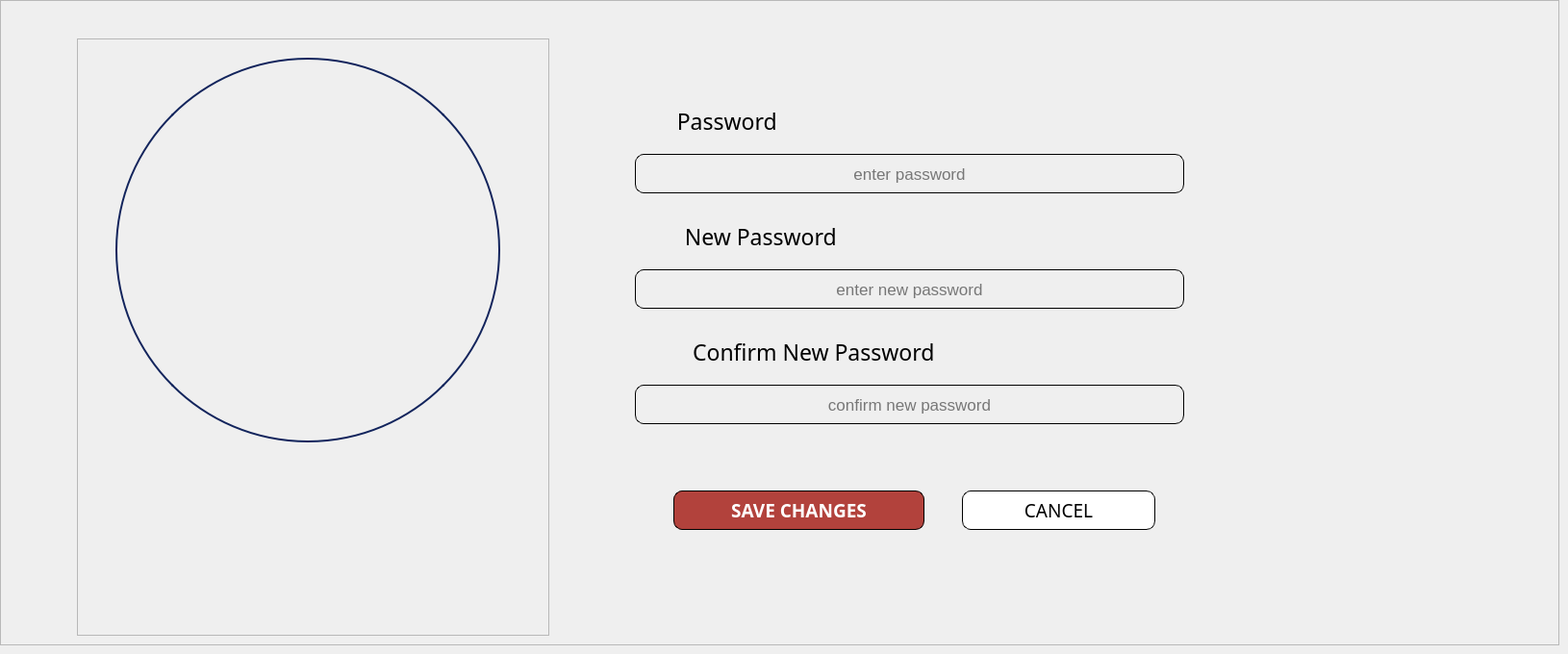
        <widget class="QWidget" name="Change_Password_cashier">
         <widget class="QFrame" name="frame_36">
          <property name="geometry">
           <rect>
            <x>0</x>
            <y>0</y>
            <width>1621</width>
            <height>671</height>
           </rect>
          </property>
          <property name="frameShape">
           <enum>QFrame::StyledPanel</enum>
          </property>
          <property name="frameShadow">
           <enum>QFrame::Raised</enum>
          </property>
          <widget class="QFrame" name="frame_37">
           <property name="geometry">
            <rect>
             <x>80</x>
             <y>40</y>
             <width>491</width>
             <height>621</height>
            </rect>
           </property>
           <property name="frameShape">
            <enum>QFrame::StyledPanel</enum>
           </property>
           <property name="frameShadow">
            <enum>QFrame::Raised</enum>
           </property>
           <widget class="QLabel" name="label_editUSER_profile_pic_4">
            <property name="geometry">
             <rect>
              <x>40</x>
              <y>20</y>
              <width>400</width>
              <height>400</height>
             </rect>
            </property>
            <property name="styleSheet">
             <string notr="true">border-radius: 200px;   /* half of 400 */
border: 2px solid #12245c;  /* optional: blue border */
</string>
            </property>
            <property name="text">
             <string/>
            </property>
            <property name="pixmap">
             <pixmap>:/JJimages/userProfilepicture.png</pixmap>
            </property>
            <property name="scaledContents">
             <bool>true</bool>
            </property>
           </widget>
          </widget>
          <widget class="QFrame" name="frame_38">
           <property name="geometry">
            <rect>
             <x>610</x>
             <y>40</y>
             <width>961</width>
             <height>421</height>
            </rect>
           </property>
           <property name="font">
            <font>
             <pointsize>7</pointsize>
            </font>
           </property>
           <property name="styleSheet">
            <string notr="true">background: transparent;</string>
           </property>
           <property name="frameShape">
            <enum>QFrame::StyledPanel</enum>
           </property>
           <property name="frameShadow">
            <enum>QFrame::Raised</enum>
           </property>
           <widget class="QLabel" name="label_86">
            <property name="geometry">
             <rect>
              <x>50</x>
              <y>70</y>
              <width>311</width>
              <height>31</height>
             </rect>
            </property>
            <property name="font">
             <font>
              <family>Poppins Medium</family>
              <pointsize>17</pointsize>
             </font>
            </property>
            <property name="text">
             <string>Password                    </string>
            </property>
            <property name="alignment">
             <set>Qt::AlignCenter</set>
            </property>
           </widget>
           <widget class="QLabel" name="label_87">
            <property name="geometry">
             <rect>
              <x>60</x>
              <y>190</y>
              <width>361</width>
              <height>31</height>
             </rect>
            </property>
            <property name="font">
             <font>
              <family>Poppins Medium</family>
              <pointsize>17</pointsize>
             </font>
            </property>
            <property name="text">
             <string>New Password                    </string>
            </property>
            <property name="alignment">
             <set>Qt::AlignCenter</set>
            </property>
           </widget>
           <widget class="QLabel" name="label_92">
            <property name="geometry">
             <rect>
              <x>50</x>
              <y>300</y>
              <width>491</width>
              <height>51</height>
             </rect>
            </property>
            <property name="font">
             <font>
              <family>Poppins Medium</family>
              <pointsize>17</pointsize>
             </font>
            </property>
            <property name="text">
             <string>Confirm New Password                    </string>
            </property>
            <property name="alignment">
             <set>Qt::AlignCenter</set>
            </property>
           </widget>
           <widget class="QLineEdit" name="lineEdit_enterpass_cashier">
            <property name="geometry">
             <rect>
              <x>50</x>
              <y>120</y>
              <width>571</width>
              <height>41</height>
             </rect>
            </property>
            <property name="font">
             <font>
              <pointsize>13</pointsize>
             </font>
            </property>
            <property name="styleSheet">
             <string notr="true">border: 1px solid #000000; 
border-radius: 9px; 
padding: 1px;</string>
            </property>
            <property name="text">
             <string/>
            </property>
            <property name="alignment">
             <set>Qt::AlignCenter</set>
            </property>
            <property name="placeholderText">
             <string>enter password</string>
            </property>
           </widget>
           <widget class="QLineEdit" name="lineEdit_enterNEWpass_cashier">
            <property name="geometry">
             <rect>
              <x>50</x>
              <y>240</y>
              <width>571</width>
              <height>41</height>
             </rect>
            </property>
            <property name="font">
             <font>
              <pointsize>13</pointsize>
             </font>
            </property>
            <property name="styleSheet">
             <string notr="true">border: 1px solid #000000; 
border-radius: 9px; 
padding: 1px;</string>
            </property>
            <property name="text">
             <string/>
            </property>
            <property name="alignment">
             <set>Qt::AlignCenter</set>
            </property>
            <property name="placeholderText">
             <string>enter new password</string>
            </property>
           </widget>
           <widget class="QLineEdit" name="lineEdit_confirmNEWpass_cashier">
            <property name="geometry">
             <rect>
              <x>50</x>
              <y>360</y>
              <width>571</width>
              <height>41</height>
             </rect>
            </property>
            <property name="font">
             <font>
              <pointsize>13</pointsize>
             </font>
            </property>
            <property name="styleSheet">
             <string notr="true">border: 1px solid #000000; 
border-radius: 9px; 
padding: 1px;</string>
            </property>
            <property name="text">
             <string/>
            </property>
            <property name="alignment">
             <set>Qt::AlignCenter</set>
            </property>
            <property name="placeholderText">
             <string>confirm new password</string>
            </property>
           </widget>
          </widget>
          <widget class="QPushButton" name="pushButton_saveNEWpassword_cashier">
           <property name="geometry">
            <rect>
             <x>700</x>
             <y>510</y>
             <width>261</width>
             <height>41</height>
            </rect>
           </property>
           <property name="font">
            <font>
             <family>Poppins Medium</family>
             <pointsize>14</pointsize>
             <weight>62</weight>
             <bold>true</bold>
            </font>
           </property>
           <property name="styleSheet">
            <string notr="true">
color: #ffffff;
border: 1px solid #000000; 
border-radius: 9px; 
padding: 3px; 
background-color: #b2423c; 
font-weight: 500;
</string>
           </property>
           <property name="text">
            <string>SAVE CHANGES</string>
           </property>
          </widget>
          <widget class="QPushButton" name="pushButton_cancelNEWpassword_cashier">
           <property name="geometry">
            <rect>
             <x>1000</x>
             <y>510</y>
             <width>201</width>
             <height>41</height>
            </rect>
           </property>
           <property name="font">
            <font>
             <family>Poppins Medium</family>
             <pointsize>14</pointsize>
            </font>
           </property>
           <property name="styleSheet">
            <string notr="true">/* Default Inactive Buttons */
QPushButton {
color: #000000;
border: 1px solid #000000; 
border-radius: 9px; 
padding: 3px; 
background-color: #ffffff; 
}
/* Hover Effect on Inactive Buttons */
QPushButton:hover {
    background-color:#dbdcd8;
color:black;
font-weight: 500;
}

/* Active Button (Current Page) */
QPushButton#activeButton {
    background-color: #dbdcd8;
    color: black;
font-weight: 500;
}
</string>
           </property>
           <property name="text">
            <string>CANCEL</string>
           </property>
          </widget>
         </widget>
        </widget>
